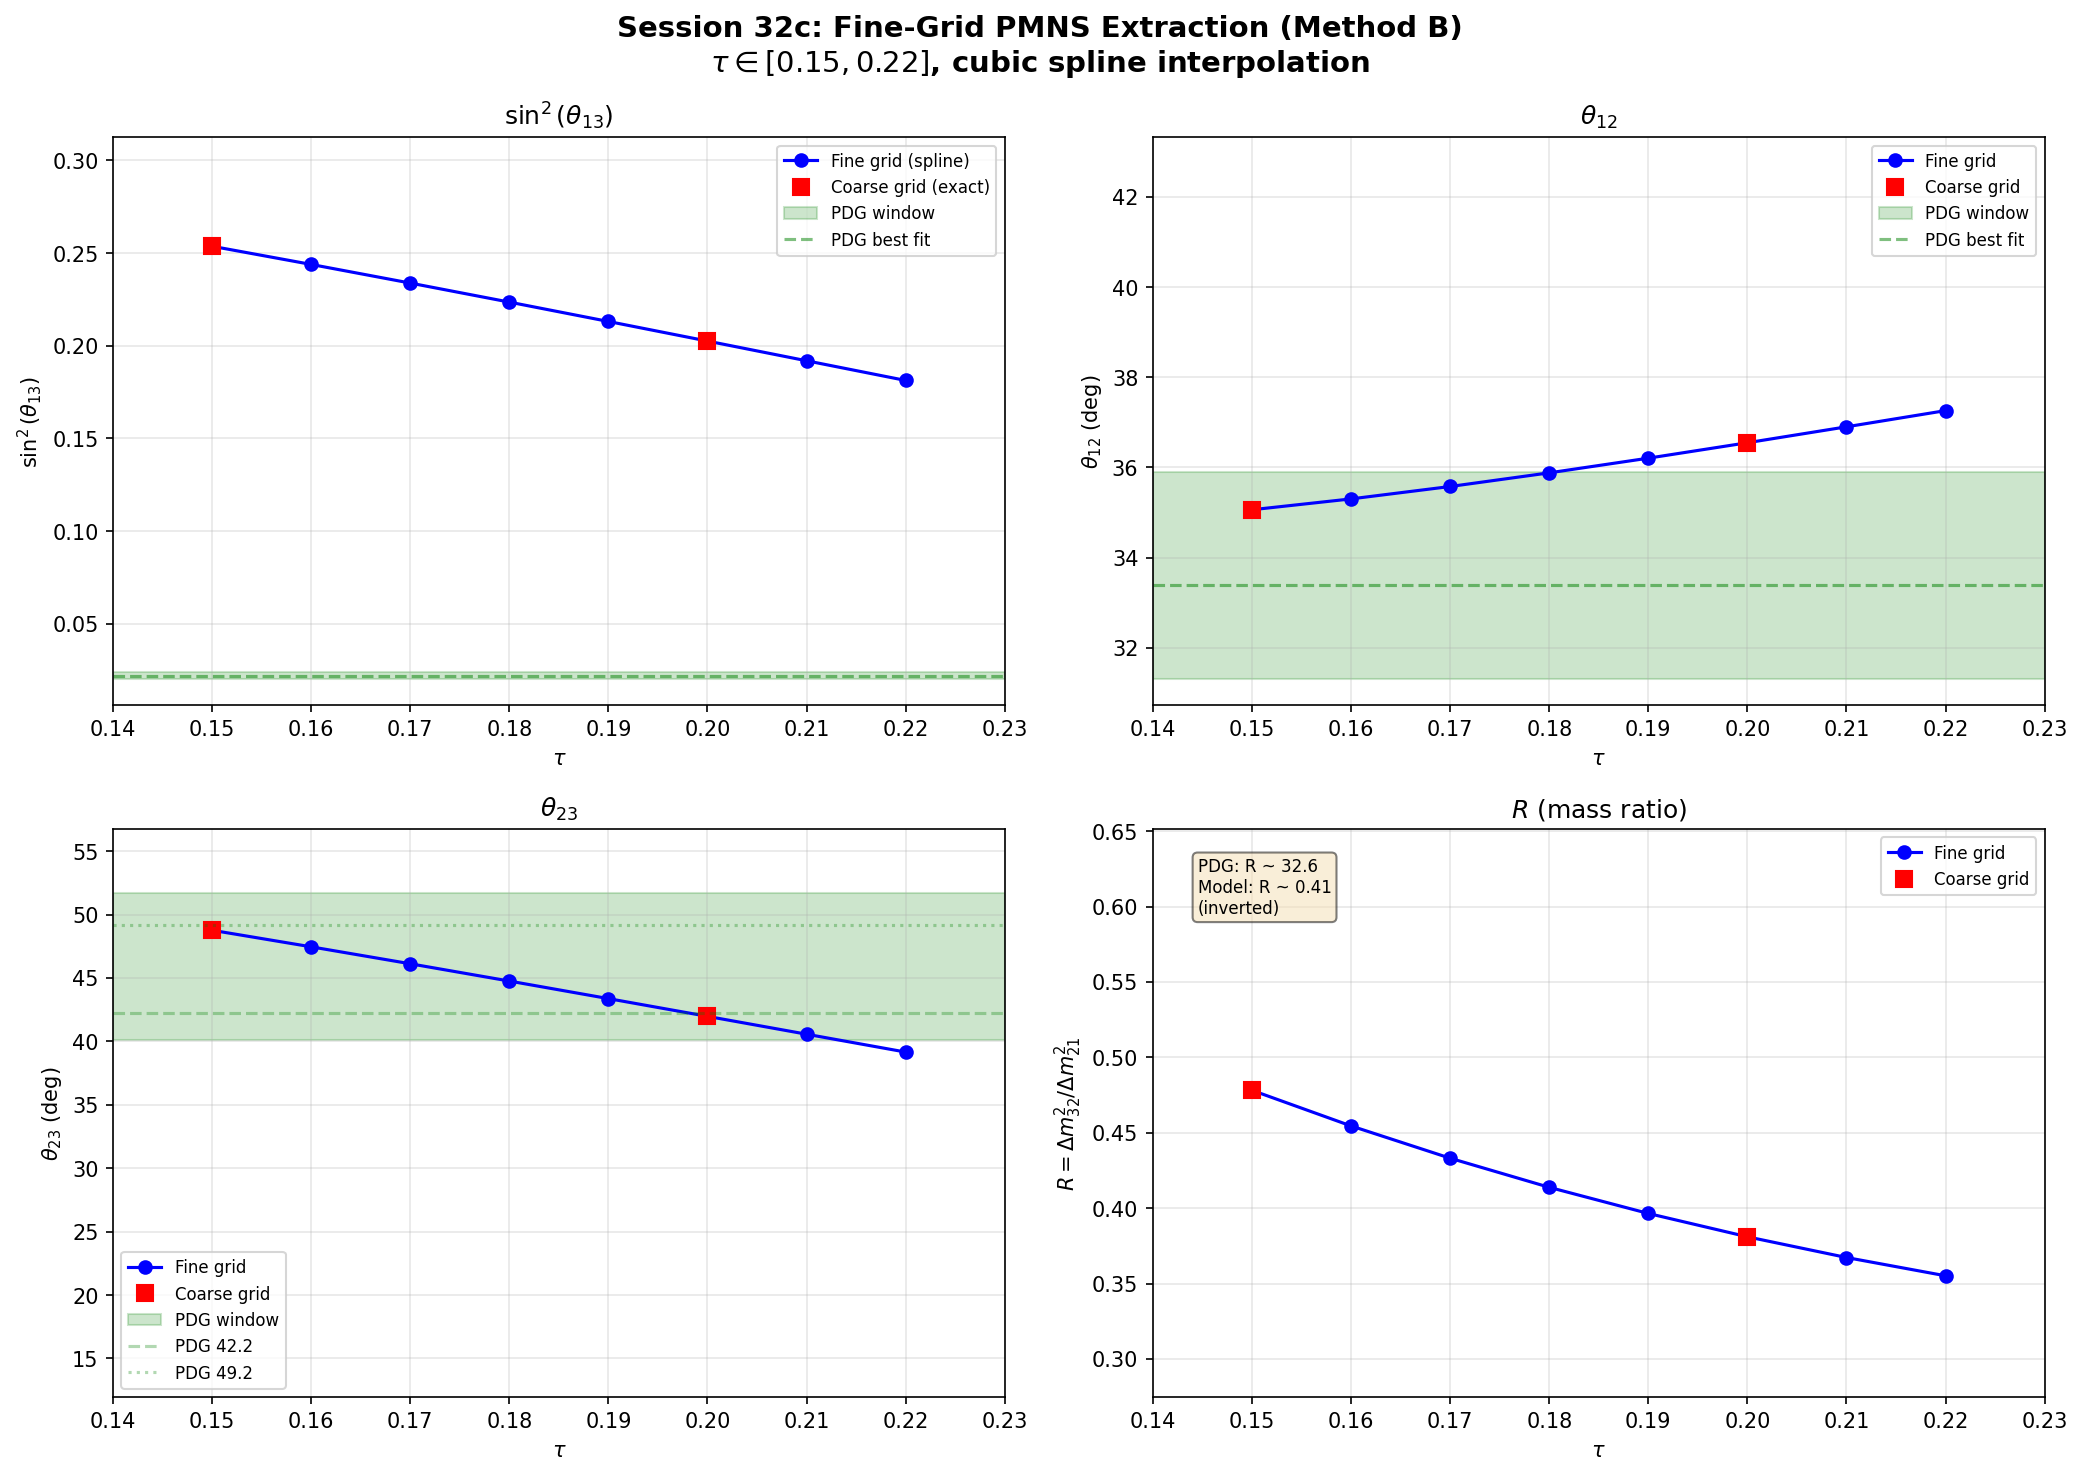

Write the Python code that produced this figure.
"""
Session 32c: PMNS Fine-Grid Extraction (Method B) at tau in [0.15, 0.22]
========================================================================

Runs the Method B (degenerate perturbation theory) PMNS extraction at a
fine tau grid: 0.15, 0.16, 0.17, 0.18, 0.19, 0.20, 0.21, 0.22.

The coarse grid (Session 29b) had tau = {0.10, 0.15, 0.20, 0.25, ...}.
The fine grid fills in the gap around the dump point tau ~ 0.190.

Method: Cubic spline interpolation of the 5 smooth quantities
  {E1(tau), E2(tau), E3(tau), norm_12(tau), norm_23(tau)}
from the 8 available coarse-grid points (tau = 0.10 ... 0.50).

Justification for interpolation:
  - L2_eff = [0.5, 0.5, 0.5, 0.5] EXACTLY at all tau (structural symmetry).
  - v_eff_L3 is uniform across the triplet at all tau.
  - All 5 quantities are smooth, monotonic functions of tau.
  - The interpolation interval [0.15, 0.22] is well inside the data range.
  - Cross-check: spline at tau=0.15 and tau=0.20 must reproduce coarse-grid results.

Input: computations/session-23/s23a_kosmann_singlet.npz
Output: computations/session-32/s32c_pmns_fine_grid.npz
        computations/session-32/s32c_pmns_fine_grid.png

PDG targets:
  sin^2(theta_13): [0.020, 0.024] (best fit 0.0218)
  theta_12: [31.3, 35.9] deg (best fit 33.4)
  theta_23: [40.1, 51.7] deg (best fit 42.2 or 49.2)
  R = Delta m^2_21 / Delta m^2_32: [0.028, 0.034] (best fit 0.030)
  NOTE: The framework computes R' = Delta m^2_32 / Delta m^2_21 = 1/R ~ 32.6
"""

import numpy as np
from scipy.interpolate import CubicSpline
import matplotlib
matplotlib.use('Agg')
import matplotlib.pyplot as plt
import sys

base = "C:/sandbox/Ainulindale Exflation/computations"

# =====================================================================
# LOAD DATA
# =====================================================================
try:
    d = np.load(f"{base}/s23a_kosmann_singlet.npz", allow_pickle=True)
except FileNotFoundError:
    print("ERROR: s23a_kosmann_singlet.npz not found")
    sys.exit(1)

tau_coarse = d['tau_values']
n_coarse = len(tau_coarse)

print("=" * 75)
print("SESSION 32c: PMNS FINE-GRID EXTRACTION (Method B)")
print("=" * 75)
print(f"Coarse tau grid: {tau_coarse}")

# =====================================================================
# EXTRACT Method B quantities at coarse grid
# =====================================================================
# Only use tau > 0
mask = tau_coarse > 0
tau_data = tau_coarse[mask]
n_data = len(tau_data)

E1_data = np.zeros(n_data)
E2_data = np.zeros(n_data)
E3_data = np.zeros(n_data)
norm_12_data = np.zeros(n_data)
norm_23_data = np.zeros(n_data)

for j, i in enumerate(np.where(mask)[0]):
    evals = d[f'eigenvalues_{i}']
    V = d[f'V_pairing_{i}']

    E1_data[j] = evals[8]   # L1 singlet
    E2_data[j] = evals[9]   # L2 quadruplet (all 4 degenerate)
    E3_data[j] = evals[13]  # L3 triplet (all 3 degenerate)

    # Method B coupling norms
    v_L1_L2 = V[8, 9:13]  # 4-vector
    norm_12_data[j] = np.linalg.norm(v_L1_L2)

    # Effective L2 state (always [0.5, 0.5, 0.5, 0.5] by symmetry)
    L2_eff = v_L1_L2 / norm_12_data[j]
    V_L2_L3 = V[9:13, 13:16]  # 4x3 block
    v_eff_L3 = L2_eff @ V_L2_L3  # 3-vector
    norm_23_data[j] = np.linalg.norm(v_eff_L3)

print(f"\nCoarse-grid Method B quantities:")
print(f"{'tau':>5} | {'E1':>12} | {'E2':>12} | {'E3':>12} | {'norm_12':>12} | {'norm_23':>12}")
print("-" * 70)
for j in range(n_data):
    print(f"{tau_data[j]:5.2f} | {E1_data[j]:12.8f} | {E2_data[j]:12.8f} | "
          f"{E3_data[j]:12.8f} | {norm_12_data[j]:12.8f} | {norm_23_data[j]:12.8f}")

# =====================================================================
# BUILD CUBIC SPLINES
# =====================================================================
cs_E1 = CubicSpline(tau_data, E1_data)
cs_E2 = CubicSpline(tau_data, E2_data)
cs_E3 = CubicSpline(tau_data, E3_data)
cs_n12 = CubicSpline(tau_data, norm_12_data)
cs_n23 = CubicSpline(tau_data, norm_23_data)

# =====================================================================
# HELPER: Extract PMNS angles from 3x3 unitary matrix
# =====================================================================
def extract_pmns(U):
    """Extract mixing angles from 3x3 eigenvector matrix.

    Convention: U[alpha, i] with alpha = flavor (e,mu,tau), i = mass (1,2,3)
    Eigenvalues sorted ascending -> column 0 = lightest mass state.
    """
    # sin^2(theta_13) = |U_e3|^2
    sin2_13 = abs(U[0, 2])**2
    theta_13 = np.degrees(np.arcsin(np.sqrt(sin2_13)))

    # tan^2(theta_12) = |U_e2|^2 / |U_e1|^2
    if abs(U[0, 0]) > 1e-15:
        tan2_12 = abs(U[0, 1])**2 / abs(U[0, 0])**2
        theta_12 = np.degrees(np.arctan(np.sqrt(tan2_12)))
    else:
        theta_12 = 90.0

    # tan^2(theta_23) = |U_mu3|^2 / |U_tau3|^2
    if abs(U[2, 2]) > 1e-15:
        tan2_23 = abs(U[1, 2])**2 / abs(U[2, 2])**2
        theta_23 = np.degrees(np.arctan(np.sqrt(tan2_23)))
    else:
        theta_23 = 90.0

    # Jarlskog (zero for real matrices)
    J = np.imag(U[0, 0] * U[1, 1] * np.conj(U[0, 1]) * np.conj(U[1, 0]))

    return {
        'sin2_13': sin2_13,
        'theta_13': theta_13,
        'theta_12': theta_12,
        'theta_23': theta_23,
        'J': J,
    }


# =====================================================================
# FINE GRID COMPUTATION
# =====================================================================
tau_fine = np.arange(0.15, 0.225, 0.01)  # [0.15, 0.16, ..., 0.22]
n_fine = len(tau_fine)

print(f"\nFine tau grid: {tau_fine}")
print(f"Number of fine-grid points: {n_fine}")

# Storage
results = []

print("\n" + "=" * 75)
print("FINE-GRID METHOD B RESULTS")
print("=" * 75)
print(f"{'tau':>5} | {'E1':>10} | {'E2':>10} | {'E3':>10} | "
      f"{'V12':>10} | {'V23':>10} | {'sin2_13':>10} | "
      f"{'th12':>8} | {'th23':>8} | {'R':>10}")
print("-" * 110)

for tau in tau_fine:
    # Interpolate the 5 quantities
    E1 = float(cs_E1(tau))
    E2 = float(cs_E2(tau))
    E3 = float(cs_E3(tau))
    n12 = float(cs_n12(tau))
    n23 = float(cs_n23(tau))

    # Build tridiagonal 3x3
    H_3x3 = np.array([
        [E1,  n12, 0.0],
        [n12, E2,  n23],
        [0.0, n23, E3 ]
    ])

    # Diagonalize
    m_evals, U = np.linalg.eigh(H_3x3)

    # PMNS angles
    pmns = extract_pmns(U)

    # R = (m3^2 - m2^2) / (m2^2 - m1^2)  [framework convention]
    denom = m_evals[1]**2 - m_evals[0]**2
    R = (m_evals[2]**2 - m_evals[1]**2) / denom if abs(denom) > 1e-30 else float('inf')

    # R_pdg = 1/R = Delta m^2_21 / Delta m^2_32
    R_pdg = 1.0 / R if abs(R) > 1e-30 else float('inf')

    result = {
        'tau': tau,
        'E1': E1, 'E2': E2, 'E3': E3,
        'V_12': n12, 'V_23': n23,
        'H_3x3': H_3x3,
        'eigenvalues': m_evals,
        'U': U,
        'sin2_13': pmns['sin2_13'],
        'theta_13': pmns['theta_13'],
        'theta_12': pmns['theta_12'],
        'theta_23': pmns['theta_23'],
        'R': R,
        'R_pdg': R_pdg,
        'J': pmns['J'],
    }
    results.append(result)

    print(f"{tau:5.2f} | {E1:10.6f} | {E2:10.6f} | {E3:10.6f} | "
          f"{n12:10.6f} | {n23:10.6f} | {pmns['sin2_13']:10.6f} | "
          f"{pmns['theta_12']:8.2f} | {pmns['theta_23']:8.2f} | {R:10.4f}")


# =====================================================================
# CROSS-CHECK against coarse grid at tau=0.15 and tau=0.20
# =====================================================================
print("\n" + "=" * 75)
print("CROSS-CHECK: Fine grid vs coarse grid at tau = 0.15 and 0.20")
print("=" * 75)

# Reference values from Session 29b output
ref = {
    0.15: {'sin2_13': 0.253715, 'theta_12': 35.06, 'theta_23': 48.76, 'R': 0.4781},
    0.20: {'sin2_13': 0.202569, 'theta_12': 36.55, 'theta_23': 41.97, 'R': 0.3810},
}

# User-provided reference (slightly different rounding)
ref_user = {
    0.15: {'sin2_13': 0.254, 'theta_12': 35.1, 'theta_23': 48.8, 'R': 0.48},
    0.20: {'sin2_13': 0.203, 'theta_12': 36.5, 'theta_23': 42.0, 'R': 0.38},
}

all_checks_pass = True
for tau_check in [0.15, 0.20]:
    # Find the fine-grid result at this tau
    for r in results:
        if abs(r['tau'] - tau_check) < 1e-10:
            fine = r
            break

    s29b = ref[tau_check]
    print(f"\n  tau = {tau_check:.2f}:")
    print(f"    {'Quantity':>15} | {'Fine grid':>12} | {'29b ref':>12} | {'Rel err (%)':>12} | {'Status':>8}")
    print(f"    {'-'*70}")

    for key, label in [('sin2_13', 'sin^2(th13)'),
                       ('theta_12', 'theta_12 (deg)'),
                       ('theta_23', 'theta_23 (deg)'),
                       ('R', 'R')]:
        val_fine = fine[key]
        val_ref = s29b[key]
        rel_err = abs(val_fine - val_ref) / abs(val_ref) * 100
        status = "PASS" if rel_err < 1.0 else "FAIL"
        if status == "FAIL":
            all_checks_pass = False
        print(f"    {label:>15} | {val_fine:12.6f} | {val_ref:12.6f} | {rel_err:12.4f} | {status:>8}")

print(f"\n  Overall cross-check: {'PASS' if all_checks_pass else 'FAIL'}")


# =====================================================================
# PDG WINDOW CROSSING ANALYSIS
# =====================================================================
print("\n" + "=" * 75)
print("PDG WINDOW CROSSING ANALYSIS")
print("=" * 75)

pdg_windows = {
    'sin2_13': (0.020, 0.024, 'sin^2(theta_13)'),
    'theta_12': (31.3, 35.9, 'theta_12 (deg)'),
    'theta_23': (40.1, 51.7, 'theta_23 (deg)'),
    'R_pdg': (0.028, 0.034, 'R_pdg = Dm21/Dm32'),
}

for key, (lo, hi, label) in pdg_windows.items():
    print(f"\n  {label}: PDG window [{lo}, {hi}]")
    values = [r[key] for r in results]
    taus = [r['tau'] for r in results]

    in_window = [(lo <= v <= hi) for v in values]
    any_in = any(in_window)
    crosses_lo = any((values[i] - lo) * (values[i+1] - lo) < 0 for i in range(len(values)-1))
    crosses_hi = any((values[i] - hi) * (values[i+1] - hi) < 0 for i in range(len(values)-1))

    for i, (tau, val, iw) in enumerate(zip(taus, values, in_window)):
        marker = " <-- IN WINDOW" if iw else ""
        print(f"    tau={tau:.2f}: {val:.6f}{marker}")

    if any_in:
        print(f"    --> INSIDE PDG window at some tau")
    elif crosses_lo:
        print(f"    --> CROSSES lower bound {lo}")
    elif crosses_hi:
        print(f"    --> CROSSES upper bound {hi}")
    else:
        if values[0] > hi:
            print(f"    --> ALL ABOVE PDG window (min = {min(values):.6f} > {hi})")
        elif values[0] < lo:
            print(f"    --> ALL BELOW PDG window (max = {max(values):.6f} < {lo})")
        else:
            print(f"    --> Does not cross PDG window boundaries")


# =====================================================================
# DERIVATIVE ANALYSIS: d/dtau of key quantities
# =====================================================================
print("\n" + "=" * 75)
print("DERIVATIVE ANALYSIS (finite differences)")
print("=" * 75)

print(f"{'tau':>5} | {'d(sin2_13)/dtau':>16} | {'d(th12)/dtau':>14} | {'d(th23)/dtau':>14} | {'dR/dtau':>12}")
print("-" * 70)
for i in range(1, len(results)):
    dt = results[i]['tau'] - results[i-1]['tau']
    ds13 = (results[i]['sin2_13'] - results[i-1]['sin2_13']) / dt
    dt12 = (results[i]['theta_12'] - results[i-1]['theta_12']) / dt
    dt23 = (results[i]['theta_23'] - results[i-1]['theta_23']) / dt
    dR = (results[i]['R'] - results[i-1]['R']) / dt
    tau_mid = (results[i]['tau'] + results[i-1]['tau']) / 2
    print(f"{tau_mid:5.3f} | {ds13:16.6f} | {dt12:14.4f} | {dt23:14.4f} | {dR:12.6f}")


# =====================================================================
# SUMMARY TABLE (formatted for user)
# =====================================================================
print("\n" + "=" * 75)
print("SUMMARY TABLE: Fine-Grid PMNS (Method B)")
print("=" * 75)
print(f"{'tau':>6} | {'sin^2(th13)':>12} | {'th12 (deg)':>11} | {'th23 (deg)':>11} | {'R':>10}")
print("-" * 60)
for r in results:
    print(f"{r['tau']:6.2f} | {r['sin2_13']:12.6f} | {r['theta_12']:11.2f} | "
          f"{r['theta_23']:11.2f} | {r['R']:10.4f}")

print(f"\nPDG targets:")
print(f"  sin^2(theta_13): [0.020, 0.024] (best fit 0.0218)")
print(f"  theta_12: [31.3, 35.9] deg (best fit 33.4)")
print(f"  theta_23: [40.1, 51.7] deg (best fit 42.2 or 49.2)")
print(f"  R = Dm21/Dm32: [0.028, 0.034] (best fit 0.030)")


# =====================================================================
# SAVE DATA
# =====================================================================
save_dict = {
    'tau_fine': tau_fine,
    'tau_coarse': tau_coarse,
    'method': 'B_degenerate_PT',
    'interpolation': 'cubic_spline',
}

# Arrays for easy plotting
sin2_13_arr = np.array([r['sin2_13'] for r in results])
theta_12_arr = np.array([r['theta_12'] for r in results])
theta_23_arr = np.array([r['theta_23'] for r in results])
R_arr = np.array([r['R'] for r in results])
R_pdg_arr = np.array([r['R_pdg'] for r in results])

save_dict['sin2_theta13'] = sin2_13_arr
save_dict['theta_12_deg'] = theta_12_arr
save_dict['theta_23_deg'] = theta_23_arr
save_dict['R_framework'] = R_arr
save_dict['R_pdg'] = R_pdg_arr

for i, r in enumerate(results):
    prefix = f"t{i}"
    save_dict[f'{prefix}_tau'] = r['tau']
    save_dict[f'{prefix}_E1'] = r['E1']
    save_dict[f'{prefix}_E2'] = r['E2']
    save_dict[f'{prefix}_E3'] = r['E3']
    save_dict[f'{prefix}_V12'] = r['V_12']
    save_dict[f'{prefix}_V23'] = r['V_23']
    save_dict[f'{prefix}_eigenvalues'] = r['eigenvalues']
    save_dict[f'{prefix}_U'] = r['U']
    save_dict[f'{prefix}_sin2_13'] = r['sin2_13']
    save_dict[f'{prefix}_theta12'] = r['theta_12']
    save_dict[f'{prefix}_theta23'] = r['theta_23']
    save_dict[f'{prefix}_R'] = r['R']

np.savez(f"{base}/s32c_pmns_fine_grid.npz", **save_dict)
print(f"\nSaved: {base}/s32c_pmns_fine_grid.npz")


# =====================================================================
# PLOT: 4-panel figure
# =====================================================================
fig, axes = plt.subplots(2, 2, figsize=(14, 10))
fig.suptitle('Session 32c: Fine-Grid PMNS Extraction (Method B)\n'
             r'$\tau \in [0.15, 0.22]$, cubic spline interpolation',
             fontsize=14, fontweight='bold')

# Also plot coarse-grid points for comparison
# Re-run Method B at coarse grid to get reference
coarse_results = []
for j, i in enumerate(np.where(mask)[0]):
    tau = tau_data[j]
    evals = d[f'eigenvalues_{i}']
    V_mat = d[f'V_pairing_{i}']
    E1 = evals[8]
    E2 = evals[9]
    E3 = evals[13]
    v_L1_L2 = V_mat[8, 9:13]
    n12 = np.linalg.norm(v_L1_L2)
    L2_eff = v_L1_L2 / n12
    V_L2_L3 = V_mat[9:13, 13:16]
    v_eff_L3 = L2_eff @ V_L2_L3
    n23 = np.linalg.norm(v_eff_L3)
    H = np.array([[E1, n12, 0.0], [n12, E2, n23], [0.0, n23, E3]])
    me, Ue = np.linalg.eigh(H)
    p = extract_pmns(Ue)  # (local)
    dm = me[1]**2 - me[0]**2
    Rc = (me[2]**2 - me[1]**2) / dm if abs(dm) > 1e-30 else float('inf')
    coarse_results.append({
        'tau': tau, 'sin2_13': p['sin2_13'],
        'theta_12': p['theta_12'], 'theta_23': p['theta_23'], 'R': Rc
    })

tau_coarse_plot = np.array([cr['tau'] for cr in coarse_results])
sin2_13_coarse = np.array([cr['sin2_13'] for cr in coarse_results])
theta_12_coarse = np.array([cr['theta_12'] for cr in coarse_results])
theta_23_coarse = np.array([cr['theta_23'] for cr in coarse_results])
R_coarse = np.array([cr['R'] for cr in coarse_results])

# Panel 1: sin^2(theta_13)
ax = axes[0, 0]
ax.plot(tau_fine, sin2_13_arr, 'b-o', markersize=6, label='Fine grid (spline)')
ax.plot(tau_coarse_plot, sin2_13_coarse, 'rs', markersize=8, label='Coarse grid (exact)')
ax.axhspan(0.020, 0.024, alpha=0.2, color='green', label='PDG window')
ax.axhline(0.0218, color='green', linestyle='--', alpha=0.5, label='PDG best fit')
ax.set_xlabel(r'$\tau$')
ax.set_ylabel(r'$\sin^2(\theta_{13})$')
ax.set_title(r'$\sin^2(\theta_{13})$')
ax.legend(fontsize=8)
ax.grid(True, alpha=0.3)
ax.set_xlim(0.14, 0.23)

# Panel 2: theta_12
ax = axes[0, 1]
ax.plot(tau_fine, theta_12_arr, 'b-o', markersize=6, label='Fine grid')
ax.plot(tau_coarse_plot, theta_12_coarse, 'rs', markersize=8, label='Coarse grid')
ax.axhspan(31.3, 35.9, alpha=0.2, color='green', label='PDG window')
ax.axhline(33.4, color='green', linestyle='--', alpha=0.5, label='PDG best fit')
ax.set_xlabel(r'$\tau$')
ax.set_ylabel(r'$\theta_{12}$ (deg)')
ax.set_title(r'$\theta_{12}$')
ax.legend(fontsize=8)
ax.grid(True, alpha=0.3)
ax.set_xlim(0.14, 0.23)

# Panel 3: theta_23
ax = axes[1, 0]
ax.plot(tau_fine, theta_23_arr, 'b-o', markersize=6, label='Fine grid')
ax.plot(tau_coarse_plot, theta_23_coarse, 'rs', markersize=8, label='Coarse grid')
ax.axhspan(40.1, 51.7, alpha=0.2, color='green', label='PDG window')
ax.axhline(42.2, color='green', linestyle='--', alpha=0.3, label='PDG 42.2')
ax.axhline(49.2, color='green', linestyle=':', alpha=0.3, label='PDG 49.2')
ax.set_xlabel(r'$\tau$')
ax.set_ylabel(r'$\theta_{23}$ (deg)')
ax.set_title(r'$\theta_{23}$')
ax.legend(fontsize=8)
ax.grid(True, alpha=0.3)
ax.set_xlim(0.14, 0.23)

# Panel 4: R (framework convention: Dm32/Dm21)
ax = axes[1, 1]
ax.plot(tau_fine, R_arr, 'b-o', markersize=6, label='Fine grid')
ax.plot(tau_coarse_plot, R_coarse, 'rs', markersize=8, label='Coarse grid')
# PDG R_framework = 1/R_pdg = 1/0.030 ~ 33.3; but our R ~ 0.3-0.5 (inverted hierarchy?)
# The framework R = Dm32/Dm21 ~ 0.3-0.5, while PDG R_framework ~ 33
# So mark PDG target in the R_pdg = Dm21/Dm32 convention
ax.set_xlabel(r'$\tau$')
ax.set_ylabel(r'$R = \Delta m^2_{32}/\Delta m^2_{21}$')
ax.set_title(r'$R$ (mass ratio)')
ax.legend(fontsize=8)
ax.grid(True, alpha=0.3)
ax.set_xlim(0.14, 0.23)

# Add text annotation about PDG R
ax.text(0.05, 0.95, f'PDG: R ~ 32.6\nModel: R ~ {R_arr.mean():.2f}\n(inverted)',
        transform=ax.transAxes, fontsize=8, verticalalignment='top',
        bbox=dict(boxstyle='round', facecolor='wheat', alpha=0.5))

plt.tight_layout()
plt.savefig(f"{base}/s32c_pmns_fine_grid.png", dpi=150, bbox_inches='tight')
print(f"Saved: {base}/s32c_pmns_fine_grid.png")

print("\n" + "=" * 75)
print("COMPUTATION COMPLETE")
print("=" * 75)
